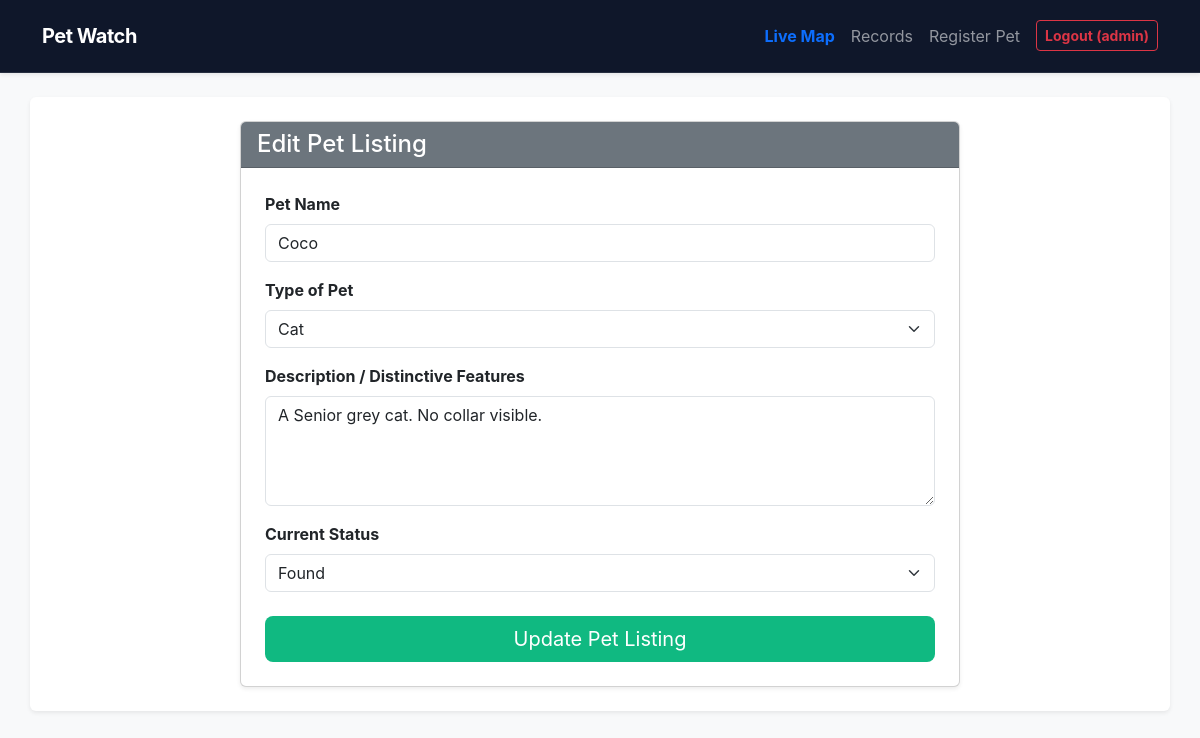
Screenshot of /index.php?controller=pet&action=edit&id=1091 (signed in) with the database file from the repository.
### tables this page shows
CREATE TABLE pets (
            id INTEGER PRIMARY KEY AUTOINCREMENT, owner_id INTEGER NOT NULL, name TEXT NOT NULL, type TEXT NOT NULL, description TEXT, status TEXT DEFAULT 'missing', FOREIGN KEY (owner_id) REFERENCES users(id));

### controllers/PetController.php (called while the page is built, shortened)
<?php
require_once 'models/Pet.php';
class PetController {
    public function edit() {
        $id = $_GET['id']; $pet = Pet::getById($id);
        require_once 'views/pets/edit.phtml';
    }
}

### models/Pet.php (called while the page is built, shortened)
<?php
class Pet {
    public static function getById($id) {
        $db = Database::connect();
        $stmt = $db->prepare("SELECT * FROM pets WHERE id = :id");
        $stmt->execute([':id' => $id]);
        return $stmt->fetch();
    }
}

### views/pets/edit.phtml (the view, shortened to what this page needs)
<?php require_once 'views/templates/header.phtml'; ?>
<div class="row justify-content-center">
    <div class="col-md-8">
        <div class="card shadow-sm">
            <div class="card-header bg-secondary text-white">
                <h4 class="mb-0">Edit Pet Listing</h4>
            </div>
            <div class="card-body p-4">
                <form action="index.php?controller=pet&action=edit&id=<?= $pet['id'] ?>" method="POST">
                    <div class="mb-3">
                        <label class="form-label fw-bold">Pet Name</label>
                        <input type="text" class="form-control" name="name" value="<?= htmlspecialchars($pet['name']) ?>" required>
                    </div>
                    <div class="mb-3">
                        <label class="form-label fw-bold">Type of Pet</label>
                        <select class="form-select" name="type" required>
                            <option value="Cat" <?= $pet['type'] == 'Cat' ? 'selected' : '' ?>>Cat</option>
                        </select>
                    </div>
                    <div class="mb-3">
                        <label class="form-label fw-bold">Description / Distinctive Features</label>
                        <textarea class="form-control" name="description" rows="4" required><?= htmlspecialchars($pet['description']) ?></textarea>
                    </div>
                    <div class="mb-4">
                        <label class="form-label fw-bold">Current Status</label>
                        <select class="form-select" name="status">
                            <option value="found" <?= $pet['status'] == 'found' ? 'selected' : '' ?>>Found</option>
                        </select>
                    </div>
                    <button type="submit" class="btn btn-success btn-lg w-100">Update Pet Listing</button>
                </form>
            </div>
        </div>
    </div>
</div>
<?php require_once 'views/templates/footer.phtml'; ?>

### css/style.css (style rules this page uses)
body { font-family: 'Inter', system-ui, -apple-system, sans-serif; background-color: var(--light); color: var(--dark); line-height: 1.5; }
.btn-success { background-color: var(--success); border: none; }

### rows the page displays
pets: name "Coco", type "Cat", description "A Senior grey cat. No collar visible.", status "Found"

### other values shown
$_SESSION['username'] "admin"
